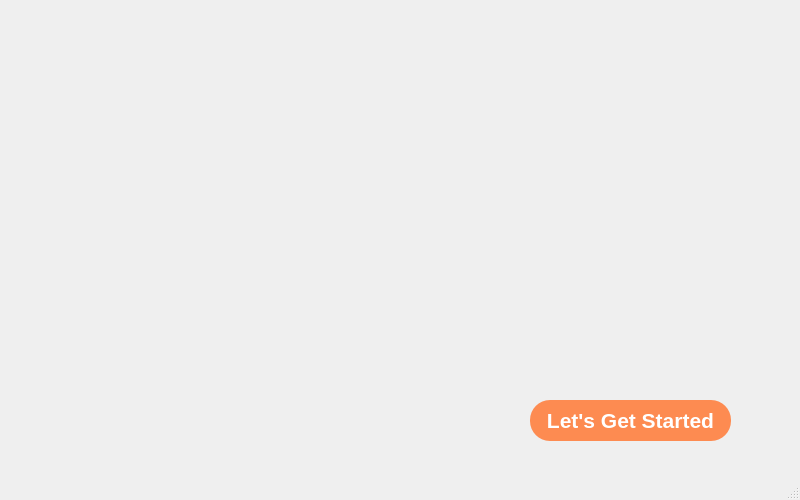
<?xml version="1.0" encoding="UTF-8"?>
<ui version="4.0">
 <class>MainWindow</class>
 <widget class="QMainWindow" name="MainWindow">
  <property name="geometry">
   <rect>
    <x>0</x>
    <y>0</y>
    <width>800</width>
    <height>500</height>
   </rect>
  </property>
  <property name="minimumSize">
   <size>
    <width>800</width>
    <height>500</height>
   </size>
  </property>
  <property name="maximumSize">
   <size>
    <width>800</width>
    <height>500</height>
   </size>
  </property>
  <property name="windowTitle">
   <string>Welcome!!</string>
  </property>
  <widget class="QWidget" name="centralwidget">
   <widget class="QLabel" name="label">
    <property name="geometry">
     <rect>
      <x>0</x>
      <y>0</y>
      <width>791</width>
      <height>471</height>
     </rect>
    </property>
    <property name="text">
     <string/>
    </property>
    <property name="pixmap">
     <pixmap resource="resource.qrc">:/images/Welcome !!.jpg</pixmap>
    </property>
    <property name="scaledContents">
     <bool>true</bool>
    </property>
   </widget>
   <widget class="QPushButton" name="btnstart">
    <property name="geometry">
     <rect>
      <x>530</x>
      <y>400</y>
      <width>201</width>
      <height>41</height>
     </rect>
    </property>
    <property name="font">
     <font>
      <family>Yu Gothic UI</family>
      <pointsize>16</pointsize>
      <italic>false</italic>
      <bold>true</bold>
     </font>
    </property>
    <property name="styleSheet">
     <string notr="true">QPushButton{
	background-color: rgb(253,139,81);

border-radius:20px;
color:white;
}
QPushButton:Hover{
	background-color:rgb(37,113,128);
}</string>
    </property>
    <property name="text">
     <string>Let's Get Started</string>
    </property>
    <property name="icon">
     <iconset theme="QIcon::ThemeIcon::MediaSeekForward"/>
    </property>
    <property name="iconSize">
     <size>
      <width>20</width>
      <height>20</height>
     </size>
    </property>
   </widget>
  </widget>
  <widget class="QMenuBar" name="menubar">
   <property name="geometry">
    <rect>
     <x>0</x>
     <y>0</y>
     <width>800</width>
     <height>18</height>
    </rect>
   </property>
  </widget>
  <widget class="QStatusBar" name="statusbar"/>
 </widget>
 <resources>
  <include location="resource.qrc"/>
 </resources>
 <connections/>
</ui>
